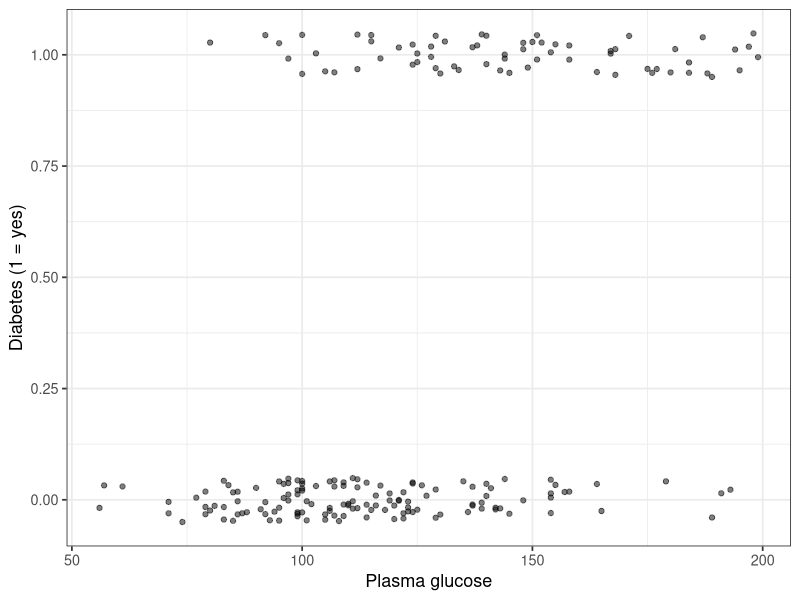
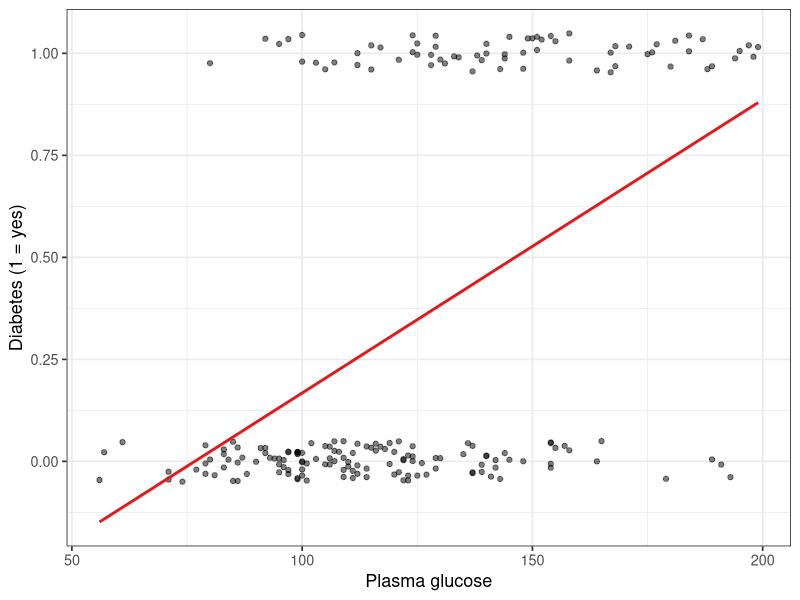
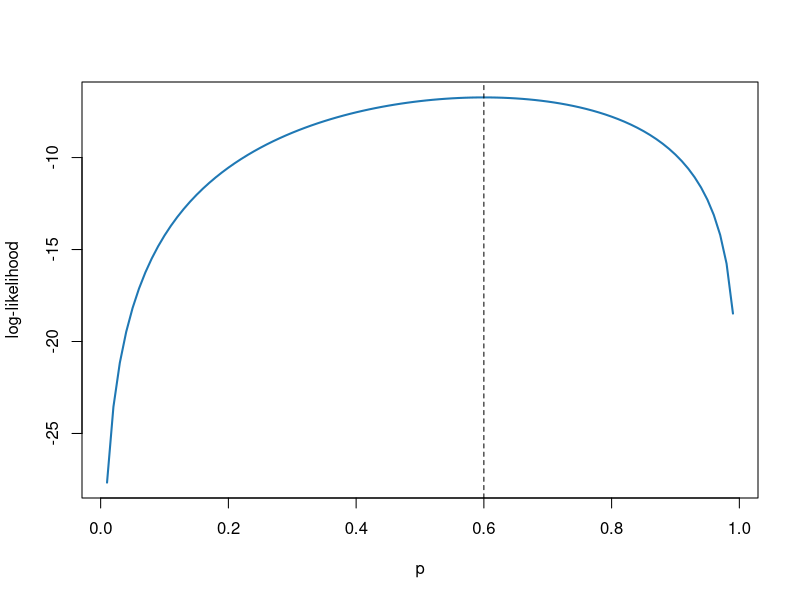
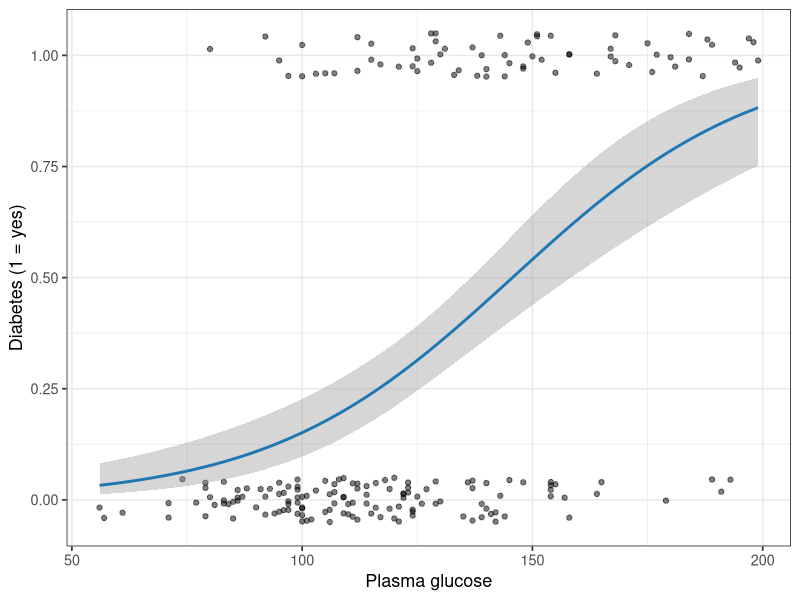

The R script that drew these images, in order:
## ---- chunk 1
knitr::opts_chunk$set(echo = TRUE, fig.width = 7, fig.height = 4.5, dpi = 110,
                      message = FALSE)
library(ggplot2)
library(RColorBrewer)
library(MASS)
pal <- brewer.pal(8, "Paired")
theme_set(theme_bw(base_size = 13))
## ---- chunk 2
train <- Pima.tr
test  <- Pima.te
train$diabetes <- as.integer(train$type == "Yes")
test$diabetes  <- as.integer(test$type == "Yes")
head(train)
mean(train$diabetes)
## ---- chunk 3
p <- ggplot(train, aes(glu, diabetes)) +
  geom_jitter(width = 0, height = 0.05, alpha = 0.5) +
  labs(x = "Plasma glucose", y = "Diabetes (1 = yes)")
p
## ---- chunk 4
p + geom_smooth(method = "lm", se = FALSE, colour = pal[6])
## ---- chunk 5
x <- c(0, 3)
c("N(1, 2)" = sum(dnorm(x, mean = 1, sd = 2, log = TRUE)),
  "N(2, 1)" = sum(dnorm(x, mean = 2, sd = 1, log = TRUE)))
## ---- chunk 6
p_grid <- seq(0.01, 0.99, 0.01)
loglik <- 6 * log(p_grid) + 4 * log(1 - p_grid)
plot(p_grid, loglik, type = "l", lwd = 2, col = pal[2],
     xlab = "p", ylab = "log-likelihood")
abline(v = p_grid[which.max(loglik)], lty = 2)
p_grid[which.max(loglik)]
## ---- chunk 7
fit <- glm(diabetes ~ glu, data = train, family = binomial)
summary(fit)
## ---- chunk 8
p + geom_smooth(method = "glm", method.args = list(family = binomial),
                colour = pal[2])
## ---- chunk 9
exp(coef(fit))
exp(confint(fit))
## ---- chunk 10
-coef(fit)[1] / coef(fit)[2]
## ---- chunk 11
fit2 <- glm(diabetes ~ glu + bmi + age + ped, data = train, family = binomial)
round(cbind(odds_ratio = exp(coef(fit2)), exp(confint(fit2))), 3)
## ---- chunk 12
test$prob <- predict(fit2, newdata = test, type = "response")
test$pred <- as.integer(test$prob > 0.5)
table(predicted = test$pred, observed = test$diabetes)
mean(test$pred == test$diabetes)   # accuracy
## ---- chunk 13
c(sensitivity = mean(test$pred[test$diabetes == 1] == 1),
  specificity = mean(test$pred[test$diabetes == 0] == 0))
